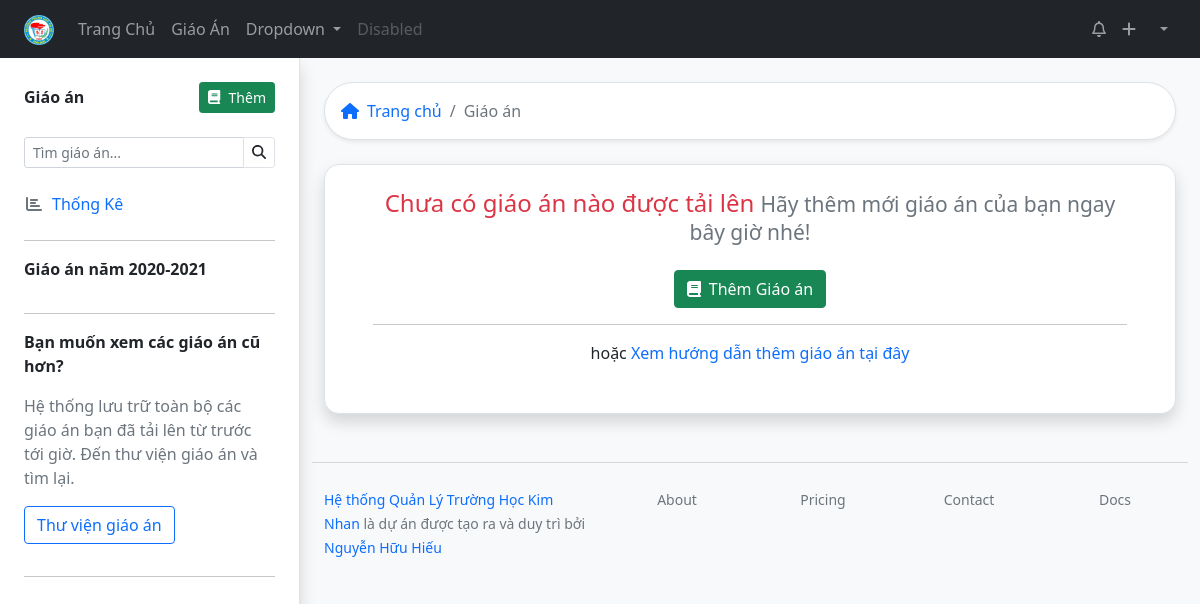
Page /lessons/ (signed in) on the earlier database version.
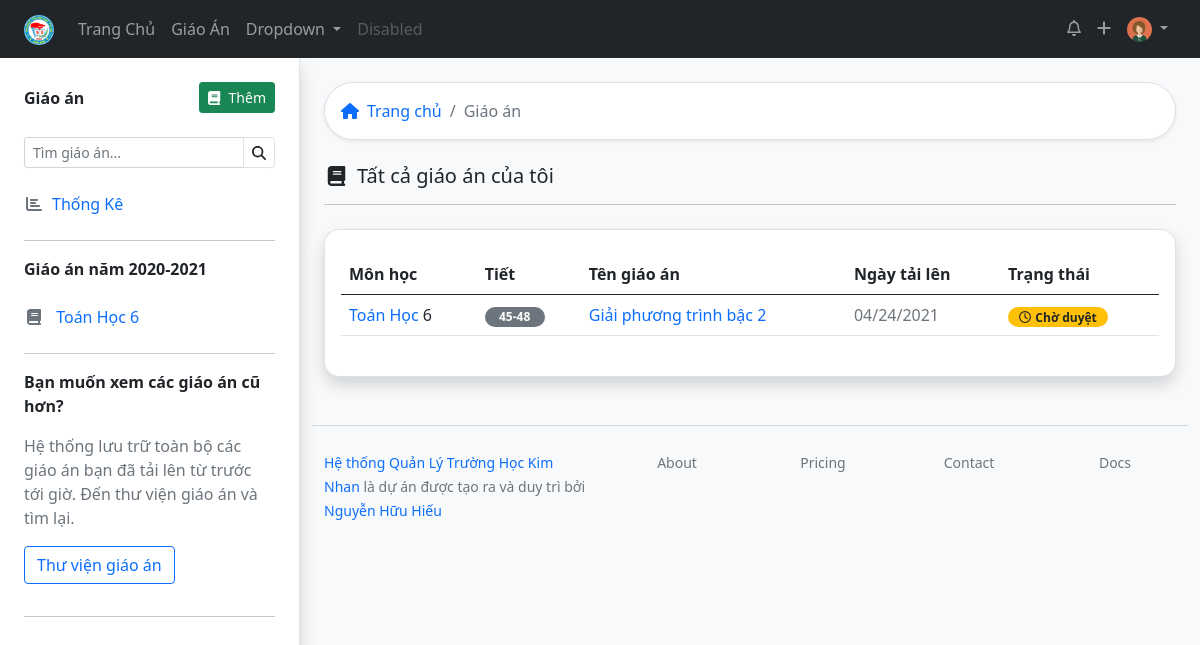
Same page on the later database version.
### lessonmanagement/models.py (models this page shows, shortened)
class Teacher(models.Model):
    user = models.OneToOneField(User, on_delete=models.SET_NULL, blank=True, null=True, verbose_name="Tài khoản đăng nhập", help_text="Tài khoản đăng nhập viết liền không dấu. Ví dụ: nhhieu. Viết tắt của Nguyễn Hữu Hiếu. Nếu trùng họ tên thì thêm số vào sau, ví dụ nhhieu2")
    firstname = models.CharField("Họ",max_length=20, blank=True)
    lastname = models.CharField("Tên", max_length=20, blank=True)
    zalo_number = models.DecimalField(verbose_name="Số điện thoại",help_text="Số điện thoại có đăng ký zalo, sử dụng để nhận thông báo từ ban giám hiệu", max_digits=12, decimal_places=0,null=True, blank=True)
    birth_date = models.DateField("Ngày sinh", null=True, blank=True)
    SEX_CHOICES = [
    ('male', 'Nam'),
    ('female', 'Nữ')
    ]
    sex = models.CharField(verbose_name="Giới tính", max_length=6, choices=SEX_CHOICES, null=True, blank=True)
    main_subject = models.ForeignKey("Subject",on_delete=models.SET_NULL,null=True,blank=True, verbose_name="Chuyên môn chính")
    EDUCATION_LEVEL_CHOICES = [
        ('inter', 'Trung Cấp'),
        ('college', 'Cao Đẳng'),
        ('university', 'Đại Học'),
        ('master', 'Thạc Sĩ')
    ]
    education_level = models.CharField(max_length=20, choices=EDUCATION_LEVEL_CHOICES, null=True, blank=True)
    is_work = models.BooleanField("Có đang công tác",default=True, help_text="Tích vào ô nếu đang công tác tại trường, bỏ tích nếu đã nghỉ hưu hoặc chuyển sang đơn vị khác")
    def user_directory_path(instance, filename):
        return 'user_{0}/{1}'.format(instance.user.id, filename)
    avatar = models.ImageField("Ảnh đại diện", help_text = "Ảnh nên được crop về ảnh vuông để đạt được độ thẩm mỹ cao nhất",upload_to = user_directory_path, blank = True, null = True)
    def full_name(self):
        return ('%s %s') % (self.firstname, self.lastname)
    class Meta:
        verbose_name = "Giáo viên"
        verbose_name_plural = "Giáo viên"
    def lesson_list(self):
        return self.lesson_set.all()
    def subject_classyear_list(self):
        return self.subjectclassyear_set.filter(is_teach_now = True).order_by('subject__title').values('subject__title', 'classyear__startyear').distinct()

class SchoolAbstract(models.Model):
    title = models.CharField(max_length=50, verbose_name="Tiêu đề")
    description = models.CharField(max_length=200, verbose_name="Mô tả sơ lược", blank=True)
    cover = models.ImageField(upload_to="coverimages/", verbose_name="Ảnh bìa", null = True, blank = True)
    class Meta:
        abstract = True
    def __str__(self):
        return self.title

class Subject(SchoolAbstract):
    group = models.ForeignKey("GroupSubject", related_name='subject123',on_delete=models.SET_NULL, null=True, blank=True, verbose_name='Bộ môn')
    subject_slug = models.SlugField(max_length=50, null=True, blank=True)
    class Meta:
        verbose_name = "Môn học"
        verbose_name_plural = "Môn học"

class Lesson(models.Model):
    title = models.CharField(max_length=200)
    upload_time = models.DateTimeField(auto_now_add=True)
    LEVEL_CHOICES = [
        (6, 6),
        (7, 7),
        (8, 8),
        (9, 9)
    ]
    level = models.IntegerField(choices=LEVEL_CHOICES)
    description = models.CharField(max_length=200, null=True, blank=True)
    teacher = models.ForeignKey(Teacher, on_delete=models.CASCADE)
    subject = models.ForeignKey(Subject, on_delete=models.CASCADE)
    start_number_lesson = models.IntegerField(help_text="Bài giảng này ở tiết số mấy")
    cout_number_lesson = models.IntegerField(help_text="Bài giảng này trong bao nhiêu tiết")
    STATUS_CHOICES = [
    ('pending', 'Chờ duyệt'),
    ('acept', 'Đã duyệt'),
    ('deny', 'Bị từ chối'),
    ]
    status = models.CharField(max_length=10, blank=True, choices=STATUS_CHOICES ,default='pending')
    checker = models.ForeignKey(Teacher, related_name="lesson_checker" ,on_delete=models.SET_NULL, null=True, blank=True)
    check_date = models.DateTimeField(auto_now=True)
    note_checker = models.CharField(max_length=200, blank=True)
    class Meta:
        verbose_name = "Giáo Án"
        verbose_name_plural = "Giáo Án"
        ordering = ["-upload_time"]

### lessonmanagement/views.py (the view)
# urls.py: path('lessons/', views.alllessons, name="alllessons"),
def alllessons(request):
    context = {}
    return render(request, 'all_lessons.html', context)

### lessonmanagement/templatetags/lessonmanagement_extras.py (called while the page is built)
@register.filter
def classlevel(value):
    now = datetime.now()
    i = 0
    if (now.month < 9):
        i =  (now.year - value) + 5
    else:
        i = (now.year - value) + 6
    if i in [6,7,8,9]:
        return i
    else:
        return value

### lessonmanagement/templates/all_lessons.html
{% extends 'base_withsidebar.html' %}
{% block content %}
{% load static %}
<div class="bg-white border shadow-sm p-3 rounded-pill mb-4">
  <nav aria-label="breadcrumb">
    <ol class="breadcrumb m-0 ">
      <li class="breadcrumb-item"><a href="{% url 'index' %}" class="text-decoration-none"><i class="fas fa-home me-2"></i>Trang chủ</a></li>
      <li class="breadcrumb-item active"> Giáo án</li>
    </ol>
  </nav>
</div>
{% if request.user.teacher.lesson_list %}
<h5><i class="fas fa-book fa-fw me-2 "></i>Tất cả giáo án của tôi</h5>
<hr class="mb-4">
            <div class="border py-4 px-3 rounded-15 shadow bg-white">
                {% include "table/table_all.html" %}
            </div>
            {% else %}
            {% include 'empty_lesson.html' %}
            {% endif %}
  {% endblock %}

### lessonmanagement/templates/topnav.html (shortened to what this page needs)
      {% load static %}
      <nav class="navbar navbar-expand-lg navbar-dark bg-dark  ">
        <div class="container-fluid px-lg-4">
          <a class="navbar-brand" href="{% url 'index' %}"><img src="{% static 'imgs/logo_thcsanhson.png'%}" alt="" height="30px"></a>
          <div class="collapse navbar-collapse" id="navbarSupportedContent">
            <ul class="navbar-nav me-auto mb-2 mb-lg-0">
              <li class="nav-item">
                <a class="nav-link {% if request.path == '/' %} active {% endif %}" aria-current="page" href="{% url 'index' %}">Trang Chủ</a>
              </li>
              <li class="nav-item">
                <a class="nav-link {% if request.path == '/lessondashboard/' %} active {% endif %}" href="{% url 'lessondashboard' %}">Giáo Án</a>
              </li>
              <li class="nav-item dropdown">
                <a class="nav-link dropdown-toggle" href="#" id="navbarDropdown" role="button" data-bs-toggle="dropdown" aria-expanded="false">
                  Dropdown
                </a>
              </li>
              <li class="nav-item">
                <a class="nav-link disabled" href="#" tabindex="-1" aria-disabled="true">Disabled</a>
              </li>
            </ul>
            <ul class="navbar-nav  mb-2 mb-lg-0">
              <li class="nav-item">
                <a class="nav-link"  href="#"><i class="far fa-bell"></i></a>
              </li>
              <li class="nav-item">
                <a class="nav-link" href="#"><i class="fas fa-plus"></i></a>
              </li>
              <li class="nav-item dropdown">
                <a class="nav-link dropdown-toggle" href="#" id="navbarDropdown" role="button" data-bs-toggle="dropdown" aria-expanded="false">
                  <img src="{% if request.user.teacher.avatar %}{{ request.user.teacher.avatar.url }} {% endif %}" class="rounded-circle" alt="" height="25px">
                </a>
              </li>
            </ul>
          </div>
        </div>
      </nav>

### lessonmanagement/templates/sidebar.html (shortened to what this page needs)
{% load lessonmanagement_extras %}
{% with teacher=request.user.teacher %}
<div class="position-sticky top-0 start-0 pt-4">
    <div class="d-flex justify-content-between mb-4 align-items-center">
      <span class="fw-bold">Giáo án</span>
      <a href="{% url 'addlesson' %}" class="btn btn-success btn-sm  "><i class="fas fa-book me-2"></i>Thêm</a>
      </div>
      <form action="">
        <div class="input-group input-group-sm mb-3">
        <input type="search" class="form-control " list="datalistOptions" id="exampleDataList" placeholder="Tìm giáo án..." aria-describedby="button-addon2">
          <button class="btn border" type="submit" id="button-addon2"><i class="fas fa-search"></i></button>
        </div>
      </form>
      <div class="list-group">
        <a href="{% url 'lessondashboard' %}" class="list-group-item list-group-item-action border-0 text-primary ps-0 {% if request.path == '/lessondashboard/' %} fw-bold {% endif %}"><i class="fas fa-chart-bar me-2 text-muted  fa-fw "></i>Thống Kê</a>
        <hr >
        {% now "m" as current_month %}
        {% now "Y" as current_year %}
        {% if current_month|add:"0" < 9 %}
      <span class="fw-bold mb-3">Giáo án năm {{ current_year|add:'-1'}}-{{current_year }} </span>
      {% else %}
      <span class="fw-bold mb-3">Giáo án năm {{current_year }}-{{current_year|add:'1' }} </span>
       {% endif %}
        {% for i in teacher.subject_classyear_list %}
     <a href="{% url 'lessons_subject_level' i.subject__title|slugify i.classyear__startyear %}" class="list-group-item list-group-item-action border-0 text-primary ps-0"><i class="fas fa-book fa-fw me-2 text-muted"></i> {{ i.subject__title }} {{ i.classyear__startyear|classlevel }} </a>
        {% endfor %}
        <hr>
        <span class="fw-bold mb-3">Bạn muốn xem các giáo án cũ hơn?</span>
        <p class="text-muted pe-3">Hệ thống lưu trữ toàn bộ các giáo án bạn đã tải lên từ trước tới giờ. Đến thư viện giáo án và tìm lại.</p>
      </div>
      <a href="{% url 'alllessons' %}" class="btn btn-outline-primary mb-3">Thư viện giáo án </a>
      <hr>
    </div>
  {% endwith %}

### lessonmanagement/templates/table/table_all.html (shortened to what this page needs)
<table id="exampletable" class="table table-hover  " style="width:100%">
    <thead >
        <tr>
            <th>Môn học</th>
            <th>Tiết</th>
            <th>Tên giáo án</th>
            <th>Ngày tải lên</th>
            <th>Trạng thái</th>
        </tr>
    </thead>
    <tbody>
        {% for lesson in request.user.teacher.lesson_list %}
        <tr>
            <td> <a href="#" class="text-decoration-none"> {{ lesson.subject }} </a>{{ lesson.level }}
            </td>
            <td>
                <span class="badge rounded-pill bg-secondary" style="width: 60px;">{{ lesson.start_number_lesson}}{% if lesson.cout_number_lesson > 1 %}-{{ lesson.start_number_lesson|add:lesson.cout_number_lesson }} {% endif %}</span>
            </td>
            <td><a href="{% url 'lesson' lesson.id %}" class="text-decoration-none">{{ lesson.title }}  </a></td>
            <td class="text-muted" >{{ lesson.upload_time|date:"SHORT_DATE_FORMAT" }}</td>
            <td>                    {% if lesson.status == "pending" %}
                <span class="badge bg-warning text-dark rounded-pill" style="width: 100px;"><i class="far fa-clock me-1"></i>{{ lesson.get_status_display}}</span>
                {% elif lesson.status == "acept" %}
                <span class="badge bg-success  rounded-pill"  style="width: 100px;"><i class="fas fa-check me-1"></i>{{ lesson.get_status_display}}</span>
                 {% elif lesson.status == "deny" %}
                 <span class="badge bg-danger  rounded-pill"  style="width: 100px;"><i class="fas fa-times me-1"></i>{{ lesson.get_status_display}}</span>
                {% endif %} </td>
        </tr>
        {% endfor %}
    </tbody>
</table>

Differences in the rows shown:
now on this page (row edited): Subject: subject__title "Toán Học", classyear__startyear|classlevel "6"
added Lesson: subject "Toán Học", level "6", start_number_lesson "45", start_number_lesson|add "48", title "Giải phương trình bậc 2", upload_time "04/24/2021", status "Chờ duyệt"
Other differences:
text no longer shown: "Chưa có giáo án nào được tải lên Hãy thêm mới giáo án của bạn ngay bây giờ nhé! Thêm Giáo án hoặc Xem hướng dẫn thêm giáo án tại đây"
text now shown: "Tất cả giáo án của tôi Môn học Tiết Tên giáo án Ngày tải lên Trạng thái"
